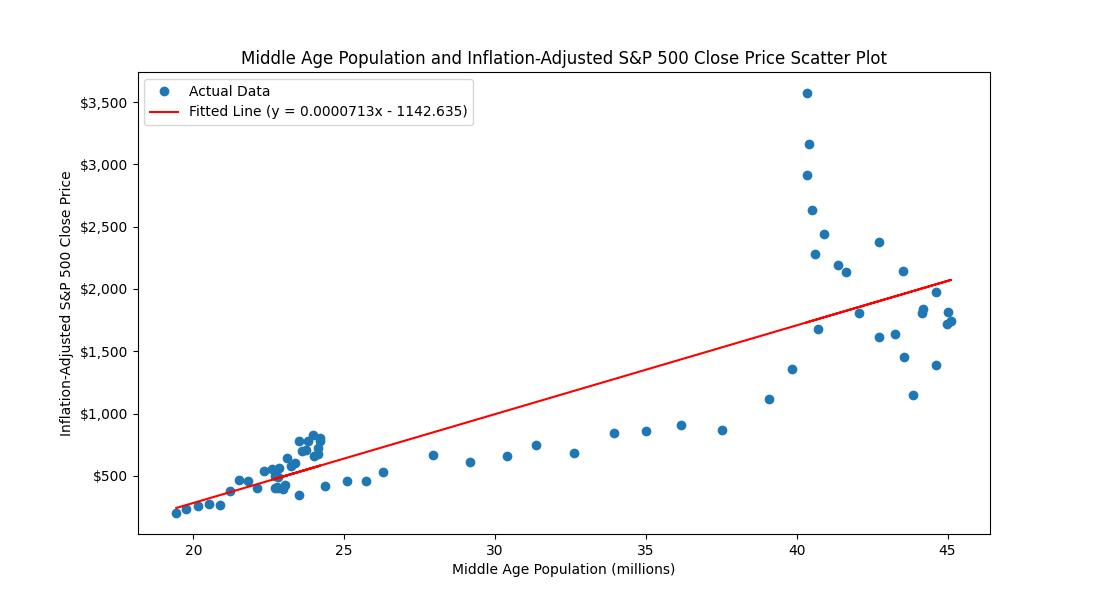

Write Python code to recreate this figure.
import pandas as pd
from scipy.stats import linregress
import matplotlib as mpl
import matplotlib.pyplot as plt

# Filepaths to the S&P 500 close price and middle age population by year
# data files.
stockPriceCsv = 'ingest_data/stock_price/1950_to_2020_s&p500_prices.csv'
middleAgeCsv = 'transform_data/middle_age_pop_by_year.csv'


def read_and_join_data(stockPriceCsv, middleAgeCsv):
    """
    Read in the data from the CSV files, join it on Year, and return it 
    as a dataframe.
    
    Parameters:
    -----------
    * stockPriceCsv: string
        Filepath to the stock price CSV file.

    * middleAgeCsv: string
        Filepath to the middle age population CSV file.
    
    Returns:
    -----------
    * joinedData: pandas.DataFrame
        The joined data.

    """

    # Read the data from the source CSV files.
    stockPriceData = pd.read_csv(stockPriceCsv)
    middleAgeData = pd.read_csv(middleAgeCsv)

    # Join the data on Year.
    joinedData = pd.merge(left=stockPriceData,
                          right=middleAgeData,
                          how='inner',
                          on='Year')

    return joinedData

def compute_simple_linear_regression_equation(independentVariable, dependentVariable):
    """
    Compute a simple linear regression equation for the input variables.
    
    Parameters:
    -----------
    * independentVariable: array_like
        The independent variable.

    * dependentVariable: array_like
        The dependent variable.

    Returns:
    -----------
    * result: scipy.stats.LinregressResult
        A linear regression result object.

    """

    result = linregress(independentVariable, dependentVariable)

    return result

def millions_formatter(x, pos):
    """
    Format the input number as millions (rather than raw value).
    
    Parameters:
    -----------
    * x: int
        The tick value (number) to format.

    * pos: int
        The position (not used, but still required in function
        definition).

    Returns:
    -----------
    * formattedTickLabel: string
        The formatted tick label.

    """

    formattedTickLabel = str(int(x / 1000000))

    return formattedTickLabel

def plot_regression_line(x, y, linearRegressionResult):
    plt.plot(x, y, 'o', label='Actual Data')
    plt.plot(x, 
             linearRegressionResult.slope*x + 
             linearRegressionResult.intercept,
             'r',
             label='Fitted Line (y = ' + 
             f'{linearRegressionResult.slope:.7f}' + 'x - ' + 
             str(round(linearRegressionResult.intercept * -1, 3)) + ')')
    plt.legend()

    fig = plt.gcf()
    ax = fig.gca()
    
    fig.set_size_inches(11, 6)
    ax.set_title(
        'Middle Age Population and Inflation-Adjusted S&P 500 Close Price Scatter Plot')
    ax.set_ylabel('Inflation-Adjusted S&P 500 Close Price')
    ax.yaxis.set_major_formatter('${x:,.0f}')
    ax.set_xlabel('Middle Age Population (millions)')
    ax.xaxis.set_major_formatter(
        mpl.ticker.FuncFormatter(millions_formatter))

    # Save the chart as a file.
    fig.savefig(
        'analyze_data/simple_linear_regression.jpg',
        format='jpeg',
        dpi=100)
    
    # Close the figure.
    plt.close()

def create_residual_plot(x, yActual, regressionSlope, regressionYIntercept):
    # Create a dataframe composed of x, yActual, yPredicted, and residual.
    data = pd.concat([x, yActual], axis=1)
    data['Predicted Close Price'] = data['Population'] * regressionSlope + regressionYIntercept
    data['Residual'] = data['Close Price'] - data['Predicted Close Price']

    # Create figure and axis objects.
    fig, ax = plt.subplots()
    ax.scatter(data['Population'], data['Residual'])
    fig.set_size_inches((11, 6))

    ax.set_title(
        'Middle Age Population Residual Plot')
    ax.set_ylabel('Residuals')
    ax.yaxis.set_major_formatter('{x:,.0f}')
    ax.set_xlabel('Middle Age Population (millions)')
    ax.xaxis.set_major_formatter(
        mpl.ticker.FuncFormatter(millions_formatter))

    ax.axhline(y=0, color='k')

    # Save the chart as a file.
    fig.savefig(
        'analyze_data/middle_age_pop_residual_plot.jpg',
        format='jpeg',
        dpi=100)

    print(data)

def main():
    df = read_and_join_data(stockPriceCsv, middleAgeCsv)
    linearRegressionResult = compute_simple_linear_regression_equation(
        df['Population'],
        df['Close Price'])
    plot_regression_line(df['Population'],
                         df['Close Price'],
                         linearRegressionResult)
    create_residual_plot(
        df['Population'],
        df['Close Price'],
        linearRegressionResult.slope,
        linearRegressionResult.intercept)

if __name__ == '__main__':
    main()
